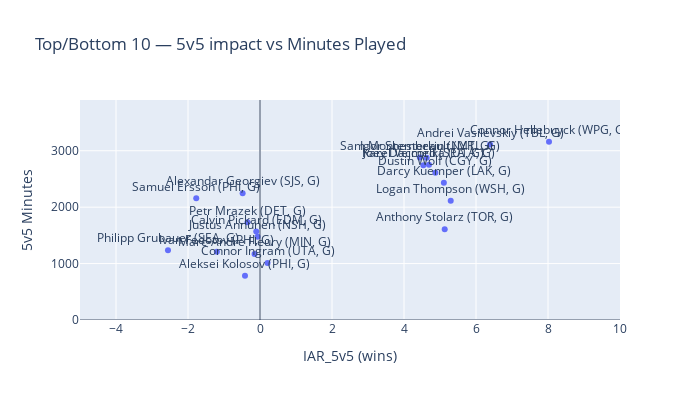

The notebook cell saved with this chart:
### Code cell
fig2_2 = px.scatter(
    tbg,
    x="IAR_5v5",
    y="min_5v5",
    text="label",
    hover_data={"team": True, "min_5v5": True, "IAR_total":":.2f"},
    title="Top/Bottom 10 — 5v5 impact vs Minutes Played",
)

# Optional quadrant reference lines at 0
fig2_2.add_vline(x=0, line_width=1)
fig2_2.add_hline(y=0, line_width=1)

# Capping axes limits
fig2_2.update_xaxes(range=[-5, 10])
fig2_2.update_yaxes(range=[0, 3900])

fig2_2.update_layout(width=700, height=400)  # square canvas

# Make labels readable
fig2_2.update_traces(textposition="top center")
fig2_2.update_layout(xaxis_title="IAR_5v5 (wins)", yaxis_title="5v5 Minutes")

fig2_2.show()

### Figure 1 — Plotly figure (JSON) as saved in the notebook; plotly's stock layout.template omitted (floating-point values rounded to 4 significant figures)
{"data": [{"customdata": [["WPG", 9.271], ["TBL", 7.638], ["LAK", 7.018], ["NYR", 6.774], ["WSH", 6.33], ["TOR", 5.967], ["MTL", 5.95], ["SEA", 5.68], ["CGY", 5.5], ["UTA", 5.493], ["SEA", -1.932], ["PHI", -1.217], ["SJS", -1.086], ["PHI", -0.502], ["MIN", -0.3767], ["PHI", -0.3765], ["DET", -0.2717], ["EDM", -0.2267], ["UTA", -0.0704], ["NSH", -0.04857]], "hovertemplate": "IAR_5v5=%{x}<br>min_5v5=%{y}<br>label=%{text}<br>team=%{customdata[0]}<br>IAR_total=%{customdata[1]:.2f}<extra></extra>", "legendgroup": "", "marker": {"color": "#636efa", "symbol": "circle"}, "mode": "markers+text", "name": "", "orientation": "v", "showlegend": false, "text": ["Connor Hellebuyck (WPG, G)", "Andrei Vasilevskiy (TBL, G)", "Darcy Kuemper (LAK, G)", "Igor Shesterkin (NYR, G)", "Logan Thompson (WSH, G)", "Anthony Stolarz (TOR, G)", "Sam Montembeault (MTL, G)", "Joey Daccord (SEA, G)", "Dustin Wolf (CGY, G)", "Karel Vejmelka (UTA, G)", "Philipp Grubauer (SEA, G)", "Samuel Ersson (PHI, G)", "Alexandar Georgiev (SJS, G)", "Ivan Fedotov (PHI, G)", "Marc-Andre Fleury (MIN, G)", "Aleksei Kolosov (PHI, G)", "Petr Mrazek (DET, G)", "Calvin Pickard (EDM, G)", "Connor Ingram (UTA, G)", "Justus Annunen (NSH, G)"], "textposition": "top center", "type": "scatter", "x": [8.028, 6.391, 5.107, 4.63, 5.298, 5.131, 4.44, 4.538, 4.872, 4.694, -2.556, -1.771, -0.4825, -1.198, -0.1517, -0.417, -0.347, -0.1048, 0.2088, -0.068], "xaxis": "x", "y": [3160.0, 3111.0, 2434.0, 2876.0, 2114.0, 1609.0, 2882.0, 2745.0, 2610.0, 2752.0, 1238.0, 2157.0, 2247.0, 1211.0, 1172.0, 783.0, 1731.0, 1567.0, 1010.0, 1478.0], "yaxis": "y"}], "layout": {"dragmode": "zoom", "height": 400, "legend": {"tracegroupgap": 0}, "shapes": [{"line": {"width": 1}, "type": "line", "x0": 0, "x1": 0, "xref": "x", "y0": 0, "y1": 1, "yref": "y domain"}, {"line": {"width": 1}, "type": "line", "x0": 0, "x1": 1, "xref": "x domain", "y0": 0, "y1": 0, "yref": "y"}], "title": {"text": "Top/Bottom 10 — 5v5 impact vs Minutes Played"}, "width": 700, "xaxis": {"anchor": "y", "domain": [0, 1], "range": [-5, 10], "title": {"text": "IAR_5v5 (wins)"}, "type": "linear"}, "yaxis": {"anchor": "x", "domain": [0, 1], "range": [0, 3900], "title": {"text": "5v5 Minutes"}, "type": "linear"}}}
